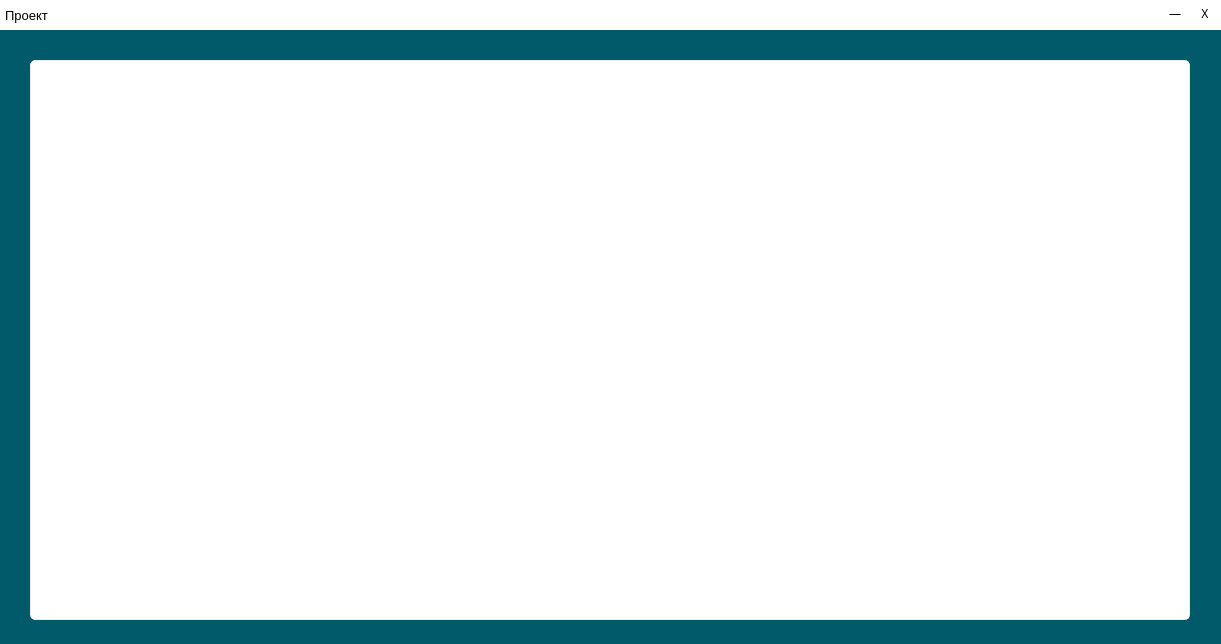
<?xml version="1.0" encoding="UTF-8"?>
<ui version="4.0">
 <class>MainWindow</class>
 <widget class="QMainWindow" name="MainWindow">
  <property name="geometry">
   <rect>
    <x>0</x>
    <y>0</y>
    <width>1221</width>
    <height>644</height>
   </rect>
  </property>
  <property name="mouseTracking">
   <bool>true</bool>
  </property>
  <property name="windowTitle">
   <string>MainWindow</string>
  </property>
  <property name="styleSheet">
   <string notr="true">QLineEdit{
background: transparent;
border: none;
border-bottom: 1px solid rgba(0, 0, 0, 155);
font-family: sans-serif;
}
QMainWindow{
background: rgb(0, 90, 106);
font-family: sans-serif;
}

QGroupBox{
background: white;
border: 1px solid rgba(255, 255, 255, 200);
font-family: sans-serif;
border-radius:5px;
}
QGroupBox#statusBox{
border-radius: 0px;
}
QPushButton#exitButton, QPushButton#minimizeButton{
border-radius: 0px;
border: none;
background: transparent;
}
QPushButton#exitButton:hover{
background: rgb(255, 46, 46);
}
QPushButton#minimizeButton:hover{
background: rgb(223, 223, 223);
}
QPushButton:hover{
background: rgb(75, 195, 220);
border: none;
}

QPushButton{
background: rgb(58, 180, 208);
border-radius: 10px;
border: 1px solid rgb(18, 140, 168);
font-family: sans-serif;
}

QTableView, QListView{
background: transparent;
font-family: sans-serif;
height: 111px;
border-radius:5px;
outline: 0;
spacing: 10px;
}

QAbstractItemView{
background:transparent;
outline: 0;

}

QAbstractItemView:item{
background: rgb(0, 81, 95);
border-radius: 5px;
color: white;
padding:5px;
outline: 0;
margin: 2px;

}

QAbstractItemView:item:hover{
background: rgb(0, 110, 127);
}

QAbstractItemView:item:selected{
background: rgb(0, 81, 95);
}
QTableCornerButton::section{
background: transparent;
}
QProgressBar {
    border: 2px solid grey;
    border-radius: 5px;
    text-align: center;
}

QProgressBar::chunk {
    background-color: #05B8CC;
    width: 20px;
}
</string>
  </property>
  <widget class="QWidget" name="centralwidget">
   <widget class="QGroupBox" name="groupBox">
    <property name="geometry">
     <rect>
      <x>30</x>
      <y>60</y>
      <width>1160</width>
      <height>560</height>
     </rect>
    </property>
    <property name="title">
     <string/>
    </property>
    <widget class="QListWidget" name="courcesList">
     <property name="geometry">
      <rect>
       <x>30</x>
       <y>20</y>
       <width>256</width>
       <height>511</height>
      </rect>
     </property>
     <property name="frameShape">
      <enum>QFrame::NoFrame</enum>
     </property>
     <property name="frameShadow">
      <enum>QFrame::Plain</enum>
     </property>
     <property name="autoScrollMargin">
      <number>15</number>
     </property>
     <property name="dragEnabled">
      <bool>false</bool>
     </property>
     <property name="dragDropOverwriteMode">
      <bool>false</bool>
     </property>
     <property name="alternatingRowColors">
      <bool>false</bool>
     </property>
     <property name="selectionMode">
      <enum>QAbstractItemView::NoSelection</enum>
     </property>
     <property name="selectionBehavior">
      <enum>QAbstractItemView::SelectColumns</enum>
     </property>
     <property name="isWrapping" stdset="0">
      <bool>false</bool>
     </property>
     <property name="resizeMode">
      <enum>QListView::Adjust</enum>
     </property>
     <property name="spacing">
      <number>2</number>
     </property>
     <property name="sortingEnabled">
      <bool>false</bool>
     </property>
    </widget>
    <widget class="QListWidget" name="listWidget_2">
     <property name="geometry">
      <rect>
       <x>330</x>
       <y>20</y>
       <width>781</width>
       <height>511</height>
      </rect>
     </property>
     <property name="frameShape">
      <enum>QFrame::NoFrame</enum>
     </property>
     <property name="frameShadow">
      <enum>QFrame::Plain</enum>
     </property>
     <property name="autoScrollMargin">
      <number>15</number>
     </property>
     <property name="alternatingRowColors">
      <bool>false</bool>
     </property>
     <property name="selectionMode">
      <enum>QAbstractItemView::NoSelection</enum>
     </property>
     <property name="selectionBehavior">
      <enum>QAbstractItemView::SelectColumns</enum>
     </property>
     <property name="resizeMode">
      <enum>QListView::Adjust</enum>
     </property>
     <property name="spacing">
      <number>2</number>
     </property>
     <property name="batchSize">
      <number>100</number>
     </property>
     <property name="sortingEnabled">
      <bool>true</bool>
     </property>
    </widget>
   </widget>
   <widget class="QGroupBox" name="statusBox">
    <property name="geometry">
     <rect>
      <x>0</x>
      <y>0</y>
      <width>1221</width>
      <height>30</height>
     </rect>
    </property>
    <property name="title">
     <string/>
    </property>
    <widget class="QPushButton" name="exitButton">
     <property name="geometry">
      <rect>
       <x>1190</x>
       <y>0</y>
       <width>30</width>
       <height>27</height>
      </rect>
     </property>
     <property name="font">
      <font>
       <family>sans-serif</family>
      </font>
     </property>
     <property name="text">
      <string>X</string>
     </property>
    </widget>
    <widget class="QPushButton" name="minimizeButton">
     <property name="geometry">
      <rect>
       <x>1160</x>
       <y>0</y>
       <width>30</width>
       <height>27</height>
      </rect>
     </property>
     <property name="text">
      <string>—</string>
     </property>
    </widget>
    <widget class="QLabel" name="label_2">
     <property name="geometry">
      <rect>
       <x>5</x>
       <y>5</y>
       <width>71</width>
       <height>21</height>
      </rect>
     </property>
     <property name="font">
      <font>
       <family>MS Sans Serif</family>
       <pointsize>10</pointsize>
      </font>
     </property>
     <property name="text">
      <string>Проект</string>
     </property>
    </widget>
   </widget>
  </widget>
 </widget>
 <resources/>
 <connections/>
</ui>
